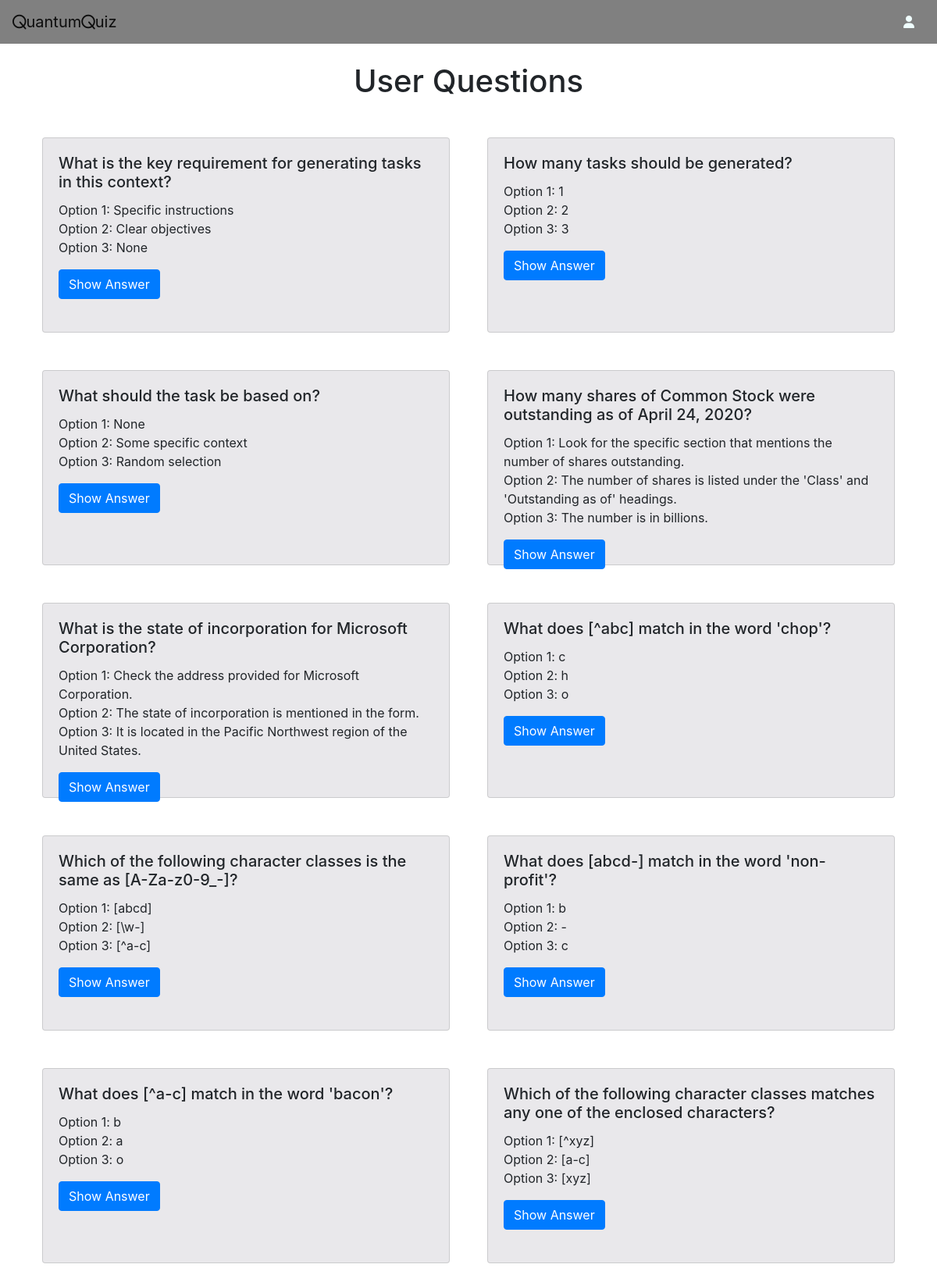
The app's page /profile/ (signed in) with its own data.
### genQuiz/models.py (models this page shows, shortened)
class Quiz(models.Model):
    user = models.ForeignKey(User, on_delete=models.CASCADE)
    question = models.TextField()
    option1 = models.TextField()
    option2 = models.TextField()
    option3 = models.TextField(blank=True)
    answer = models.TextField()
    created_at = models.DateTimeField(auto_now_add=True)

### genQuiz/views.py (the view)
# urls.py: path('profile/', profile, name='profile'),
@login_required
def profile(request):
    questions = Quiz.objects.filter(user=request.user).order_by('-created_at')
    context = {'quizzez': questions}
    return render(request, 'displayQuizzes.html', context)

### templates/displayQuizzes.html (shortened to what this page needs)
{% extends 'base.html' %}
{% load static %}
{% block content %}
<section>
    <div class="container">
        <h1 class="mt-4 mb-4 text-center">User Questions</h1>
        <div class="row">
            {% for question in quizzez %}
            <div class="col-md-6 p-4">
                <div class="card">
                    <div class="card-body">
                        <h5 class="card-title">{{ question.question }}</h5>
                        <ul class="list-unstyled">
                            <li>Option 1: {{ question.option1 }}</li>
                            <li>Option 2: {{ question.option2 }}</li>
                            {% if question.option3 %}
                            <li>Option 3: {{ question.option3 }}</li>
                            {% endif %}
                        </ul>
                        <button class="btn btn-primary show-answer-btn" data-answer-id="answer{{ forloop.counter }}">Show Answer</button>
                    </div>
                </div>
            </div>
            {% endfor %}
        </div>
    </div>
</section>
{% endblock %}

### staticfiles/assets/style.css (style rules this page uses)
.card { background-color: rgba(51, 45, 71, 0.105); height: 250px; }

### records on screen
Quiz: question "What is the key requirement for generating tasks in this context?", option1 "Specific instructions", option2 "Clear objectives", option3 "None"
Quiz: question "How many tasks should be generated?", option1 "1", option2 "2", option3 "3"
Quiz: question "What should the task be based on?", option1 "None", option2 "Some specific context", option3 "Random selection"
Quiz: question "How many shares of Common Stock were outstanding as of April 24, 2020?", option1 "Look for the specific section that mentions the number of shares outstanding.", option2 "The number of shares is listed under the 'Class' and 'Outstanding as of' headings.", option3 "The number is in billions."
Quiz: question "What is the state of incorporation for Microsoft Corporation?", option1 "Check the address provided for Microsoft Corporation.", option2 "The state of incorporation is mentioned in the form.", option3 "It is located in the Pacific Northwest region of the United States."
Quiz: question "What does [^abc] match in the word 'chop'?", option1 "c", option2 "h", option3 "o"
Quiz: question "Which of the following character classes is the same as [A-Za-z0-9_-]?", option1 "[abcd]", option2 "[\\w-]", option3 "[^a-c]"
Quiz: question "What does [abcd-] match in the word 'non-profit'?", option1 "b", option2 "-", option3 "c"
Quiz: question "What does [^a-c] match in the word 'bacon'?", option1 "b", option2 "a", option3 "o"
Quiz: question "Which of the following character classes matches any one of the enclosed characters?", option1 "[^xyz]", option2 "[a-c]", option3 "[xyz]"
